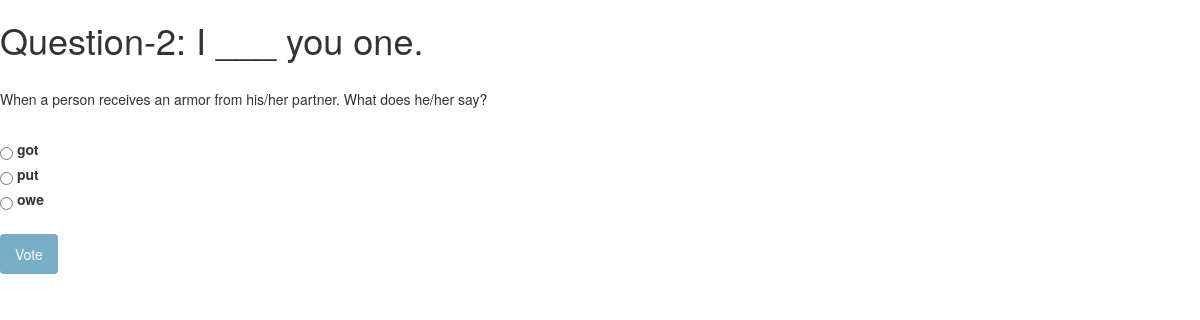
The app's page /polls/2/ with its own data.
### polls/models.py (models this page shows, shortened)
class Question(models.Model):
	question_text = models.CharField(
		verbose_name=_("Question_text"),
		max_length=200,
		blank=False
		)
	description = models.TextField(
		verbose_name=_("Description"),
		blank=True,
		help_text=_("a description of the quiz")
		)
	pub_date = models.DateTimeField(
		'date published'
		)
	def was_published_recently(self):
		 now = timezone.now()
		 return now - datetime.timedelta(days=1) <= self.pub_date <= now
	was_published_recently.admin_order_field = 'pub_date'
	was_published_recently.boolean = True
	was_published_recently.short_description = 'Published recently?'

class Choice(models.Model):
	question = models.ForeignKey(
		Question,
		on_delete=models.CASCADE
		)
	choice_text = models.CharField(
		max_length=200
		)
	votes = models.IntegerField(
		default=0
		)

### polls/views.py (the view, shortened to what this page needs)
# urls.py: path('<int:pk>/', views.DetailView.as_view(), name='detail'),
class DetailView(generic.DetailView):
	model = Question
	template_name = 'polls/detail.html'
	def get_queryset(self):
		return Question.objects.filter(pub_date__lte=timezone.now())

### polls/templates/polls/detail.html (shortened to what this page needs)
{% load static %}
	<link rel="stylesheet" type="text/css" href="{% static 'polls/base.css' %}" />
    <link rel="stylesheet" href="https://maxcdn.bootstrapcdn.com/bootstrap/3.3.7/css/bootstrap.min.css">
<h1>Question-{{question.id}}: {{ question.question_text }}</h1>
<body>
	<br>
	<p>{{ question.description|linebreaksbr }}</p><br>
	<form action="{% url 'polls:detail' question.id %}" method="post">
		{% for choice in question.choice_set.all %}
		    <input type="radio" name="choice" id="choice{{ forloop.counter }}" value="{{ choice.id }}">
		    <label for="choice{{ forloop.counter }}">{{ choice.choice_text }}</label><br>
		{% endfor %}<br>
		<input type="submit" value="Vote">
	</form>
	<br>
</body>

### polls/static/polls/base.css (style rules this page uses)
body { margin: 0; padding: 0; font-size: 14px; font-family: "Roboto","Lucida Grande","DejaVu Sans","Bitstream Vera Sans",Verdana,Arial,sans-serif; color: #333; background: #fff; }
p, ol, ul, dl { margin: .2em 0 .8em 0; }
p { padding: 0; line-height: 140%; }
h1,h2,h3,h4,h5 { font-weight: bold; }
h1 { margin: 0 0 20px; font-weight: 300; font-size: 20px; color: #666; }
form { margin: 0; padding: 0; }
input, textarea, select, .form-row p, form .button { margin: 2px 0; padding: 2px 3px; vertical-align: middle; font-family: "Roboto", "Lucida Grande", Verdana, Arial, sans-serif; font-weight: normal; font-size: 13px; }
.button, input[type=submit], input[type=button], .submit-row input, a.button { background: #79aec8; padding: 10px 15px; border: none; border-radius: 4px; color: #fff; cursor: pointer; }

### records on screen
Question: id "2", question_text "I ___ you one.", description "When a person receives an armor from his/her partner. What does he/her say?"
Choice: choice_text "got"
Choice: choice_text "put"
Choice: choice_text "owe"
